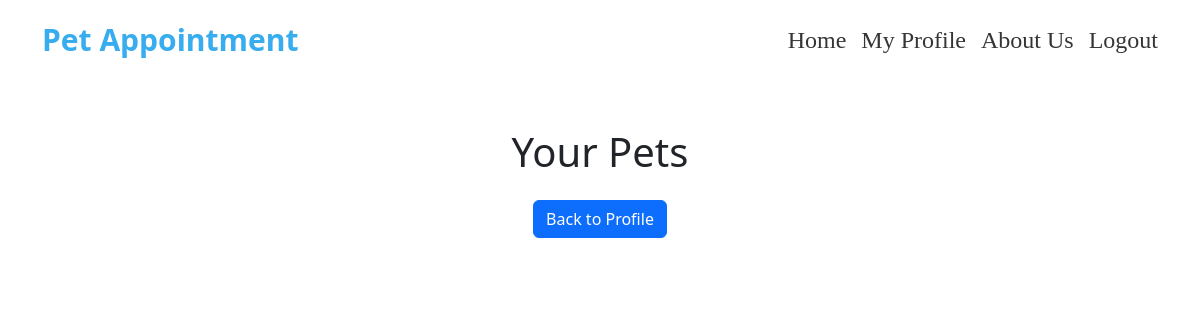
The app's page /petprofile/ (signed in), older data.
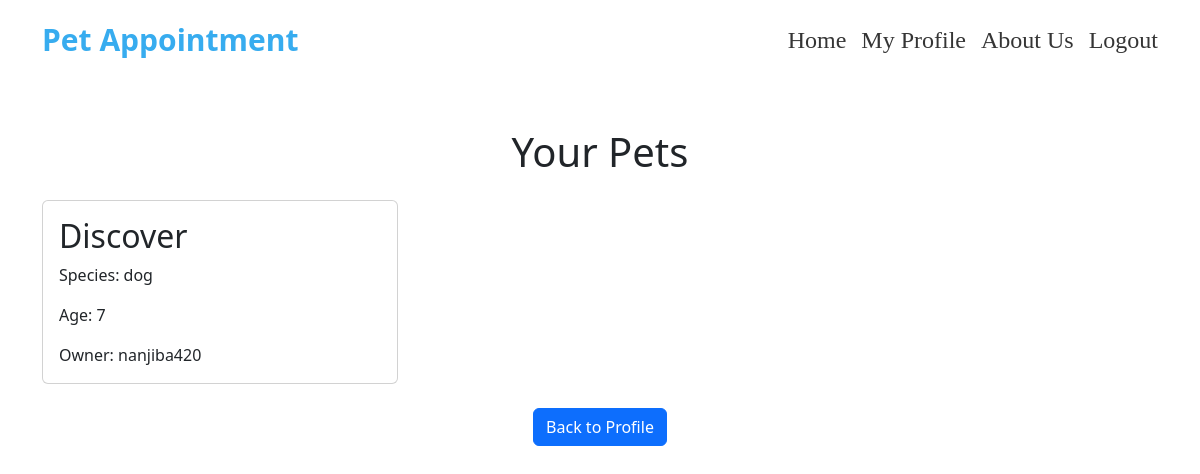
The same page, newer data.
### shop/models.py (models this page shows, shortened)
class PetProfile(models.Model):
    owner = models.ForeignKey(User, on_delete=models.CASCADE)
    name = models.CharField(max_length=100)
    species = models.CharField(max_length=50)
    age = models.IntegerField()

### shop/views.py (the view)
# urls.py: path('petprofile/', views.petprofile, name='petprofile'),
@login_required(login_url='login')
def petprofile(request):
    pets = PetProfile.objects.filter(owner=request.user)
    return render(request, 'shop/petprofile.html', {'pets': pets})

### shop/templates/shop/petprofile.html (shortened to what this page needs)
{% extends "shop/base.html" %}
  {% block content %}
   <div class="container mt-5">
    <h1 class="text-center mb-4">Your Pets</h1>
    <div class="row">
        {% for pet in pets %}
            <div class="col-md-4 col-sm-6">
                <div class="card mb-4">
                    <div class="card-body">
                        <h2 class="card-title">{{ pet.name }}</h2>
                        <p class="card-text">Species: {{ pet.species }}</p>
                        <p class="card-text">Age: {{ pet.age }}</p>
                        <p class="card-text">Owner: {{ pet.owner }}</p>
                    </div>
                </div>
            </div>
        {% endfor %}
    </div>
</div>
<div class="text-center">
  <a href="{% url 'profile' %}" class="btn btn-primary">Back to Profile</a>
</div>
  {% endblock %}

### shop/templates/shop/base.html (shortened to what this page needs)
<!DOCTYPE html>
<html lang="en">
<head>
    <link href="https://cdn.jsdelivr.net/npm/bootstrap@5.3.3/dist/css/bootstrap.min.css" rel="stylesheet">
</head>
<body>
 <nav id="menu">
        <div class="container">
            <div class="main-text">
                <a class="navbar-brand" href="{% url 'index' %}">Pet Appointment </a>
            </div>
            <div class="main_menu">
                <ul>
                    <li><a class="nav-link" href="{% url 'index' %}">Home </a></li>
                    <li><a class="nav-link" href="{% url 'profile' %}">My Profile</a></li>
                    <li><a class="nav-link" href="{% url 'about_us' %}">About Us</a></li>
                    <li><a class="nav-link" href="{% url 'logout' %}">Logout</a></li>
                </ul>
            </div>
        </div>
    </nav>
        {% block content %}
        {% endblock %}
</body>
</html>

### shop/templates/shop/base.html (style rules this page uses)
#menu { height: 80px; }
.main-text { width: 15%; float: left; line-height: 80px; color: #37acef; font-size: 30px; font-weight: bold; }
.main_menu { width: 85%; float: left; }
.main_menu ul { float: right; }
.main_menu ul li { float: left; display: block; }
.main_menu ul li a { color: #353535; font-size: 24px; font-family: 'MyriadPro-reguler'; line-height: 80px; margin-left: 15px; transition: all linear .3s; -webkit-transition: all linear .3s; -moz-transition: all linear .3s; -ms-transition: all linear .3s; -o-transition: all linear .3s; }

Row changes from the older to the newer data that the page shows:
added PetProfile: name "Discover", species "dog", age "7", owner "nanjiba420"
